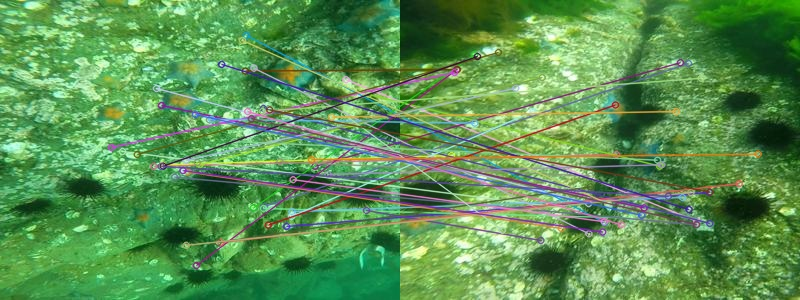
#> input picture evaluation/matched_orb_image.jpg, 800 x 300 px, given in place of 3200.jpg, which was not available
$ python SIFT.py
#> lines starting #> are read from the running program, lines starting #| are printed output that depends on the picture; pictures that were not available may be replaced by others from this repository, and a replacement may not be noted
"""
    SIFT特征点匹配算法
    使用K-近邻（KNN）算法在两幅图像之间匹配特征点，并应用比率测试来筛选匹配
"""
import cv2
import numpy as np

def sift_feature_matching(image1_path, image2_path):
    # 读取彩色图像
    img1 = cv2.imread(image1_path)
#> img1 is the input picture: shape (300, 800, 3); mean B, G, R 81.7, 146.2, 89.4
    img2 = cv2.imread(image2_path)
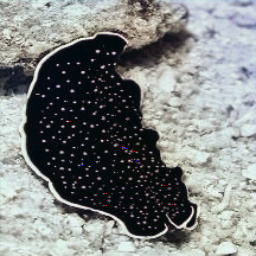
#> input picture evaluation/test_p98__Generate_Img.png, 256 x 256 px, given in place of 3195.jpg, which was not available
#> img2 is the input picture: shape (256, 256, 3); mean B, G, R 129, 130.2, 126.6

    # 转换为灰度图像
    gray1 = cv2.cvtColor(img1, cv2.COLOR_BGR2GRAY)
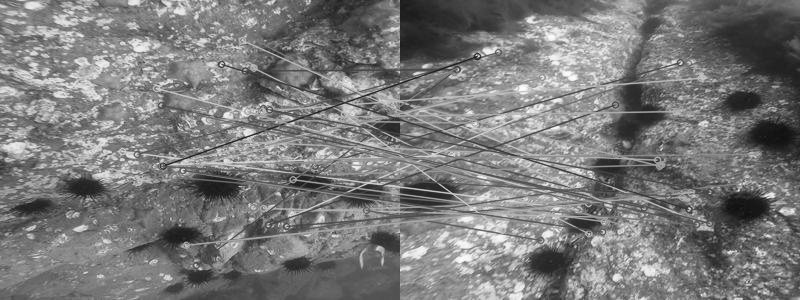
#> gray1: shape (300, 800); min 13, max 253, mean 121.9
    gray2 = cv2.cvtColor(img2, cv2.COLOR_BGR2GRAY)

    # 初始化SIFT检测器
    sift = cv2.SIFT_create()

    # 检测关键点并计算描述符
    kp1, des1 = sift.detectAndCompute(gray1, None)
#> kp1 = 3754 keypoints; strongest (x, y, size): (200, 269, 2.2), (425, 66, 3.3), (771, 195, 4.8), (207, 147, 2.5)
    kp2, des2 = sift.detectAndCompute(gray2, None)
#> kp2 = 1138 keypoints; strongest (x, y, size): (83, 72, 2), (114, 53, 2.1), (97, 51, 2.3), (63, 109, 1.9)

    # 使用FLANN匹配器进行特征匹配
    index_params = dict(algorithm=1, trees=5)
    search_params = dict(checks=50)
    flann = cv2.FlannBasedMatcher(index_params, search_params)

    matches = flann.knnMatch(des1, des2, k=2)
#> matches = 3754 matches

    # 应用比率测试
    good_matches = []
    for m, n in matches:
        if m.distance < 0.7 * n.distance:
            good_matches.append(m)
#> after the loop, good_matches = 7 matches

    # 画出匹配的关键点（匹配图像中的特征点）
    result_img = cv2.drawMatches(img1, kp1, img2, kp2, good_matches, None, flags=cv2.DrawMatchesFlags_NOT_DRAW_SINGLE_POINTS)
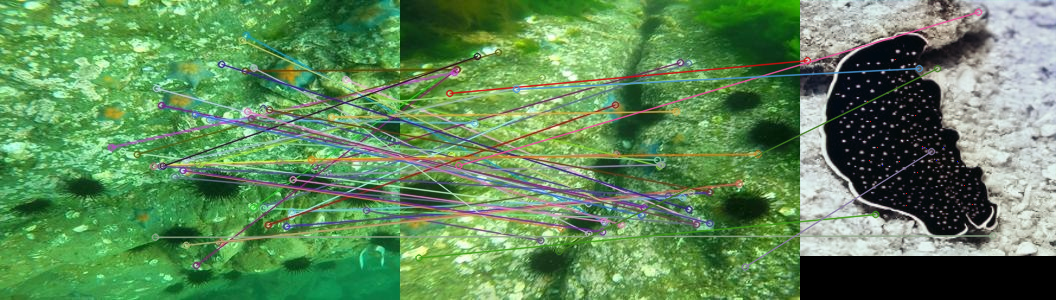
#> result_img: shape (300, 1056, 3); mean B, G, R 88.8, 137.5, 94.3

    return result_img


if __name__ == "__main__":
    image1_path = "/home/ljp/a.krabs/dataset/UIQS(RUIE)/UIQS/pic_A/JPEGImages/3200.jpg"  # 替换为实际的图像路径
    image2_path = "/home/ljp/a.krabs/dataset/UIQS(RUIE)/UIQS/pic_A/JPEGImages/3195.jpg"  # 替换为实际的图像路径
    output_image_path = "matched_image.jpg"

    matched_image = sift_feature_matching(image1_path, image2_path)

    # 保存并显示结果
    cv2.imwrite(output_image_path, matched_image)
    cv2.imshow('Matched Image', matched_image)
    cv2.waitKey(0)
    cv2.destroyAllWindows()
